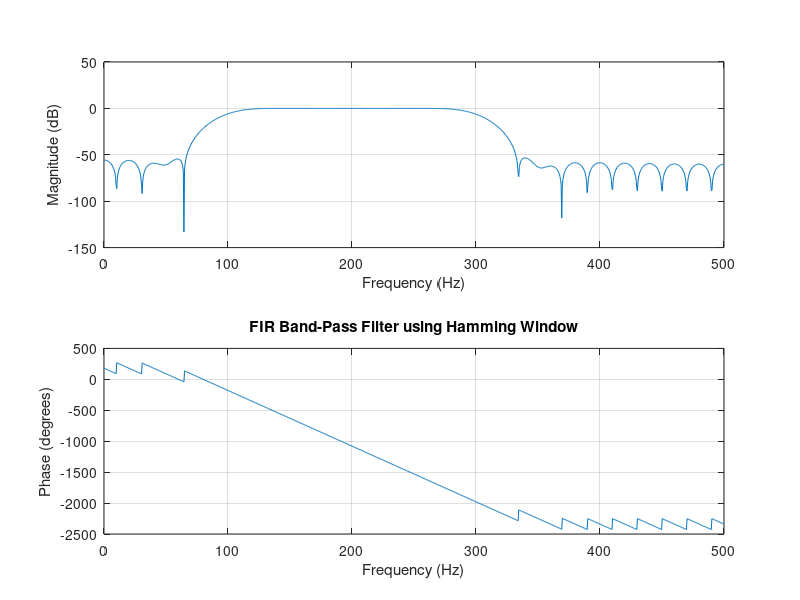

Write MATLAB code to recreate this figure.
clc;
clear;
close all;

% Band-Pass FIR Filter using Windowing Technique

% Filter specifications
Fs = 1000;          % Sampling frequency (Hz)
F1 = 100;           % Lower cutoff frequency (Hz)
F2 = 300;           % Upper cutoff frequency (Hz)
N = 50;             % Filter order

% Normalized cutoff frequencies
Wn = [F1 F2] / (Fs/2);

% Design FIR Band-Pass filter using Hamming window
b = fir1(N, Wn, 'bandpass', hamming(N+1));

% Frequency response
freqz(b, 1, 1024, Fs);

title('FIR Band-Pass Filter using Hamming Window');

% Display filter coefficients
disp('Band-Pass Filter Coefficients:');
disp(b);
